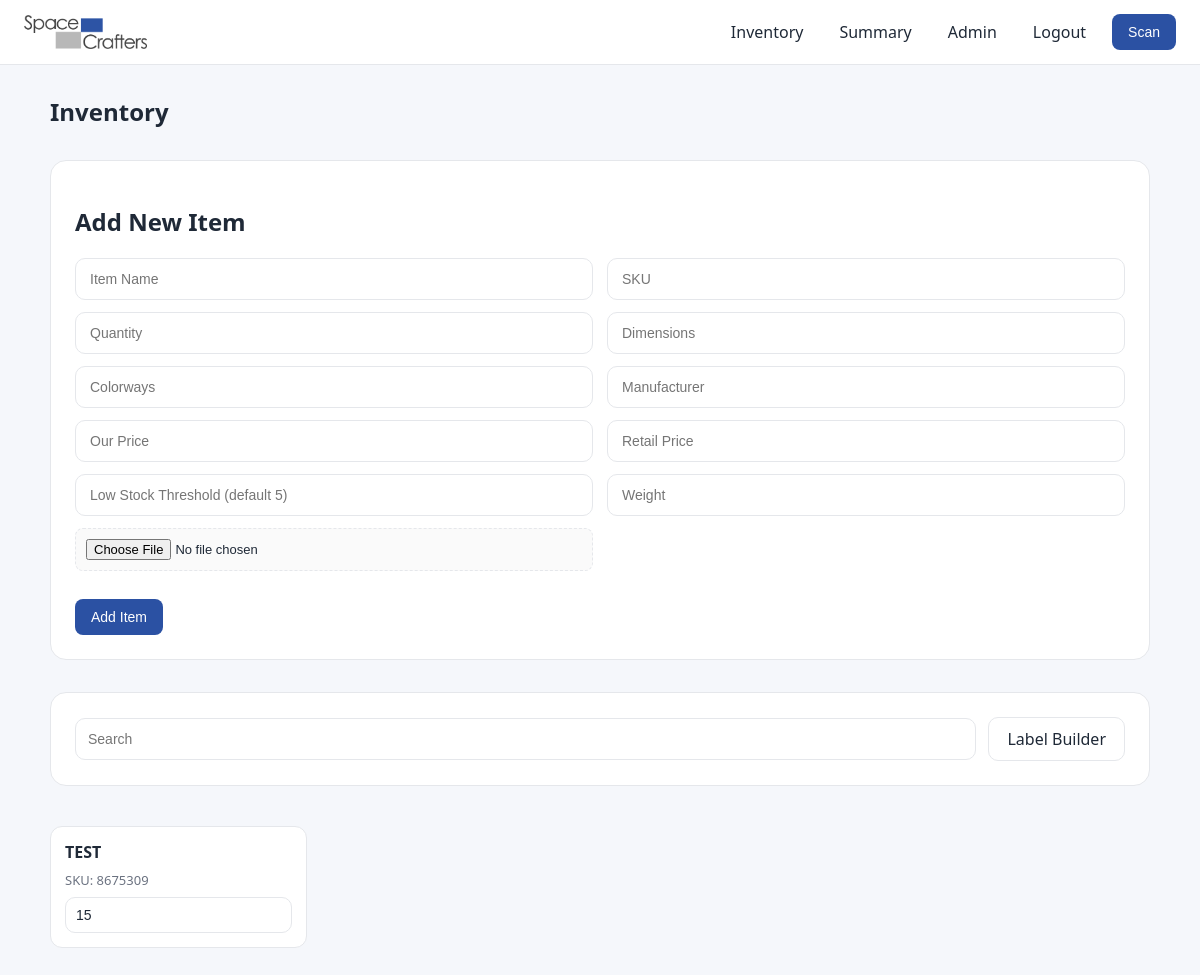
Page / (signed in) on the earlier database version.
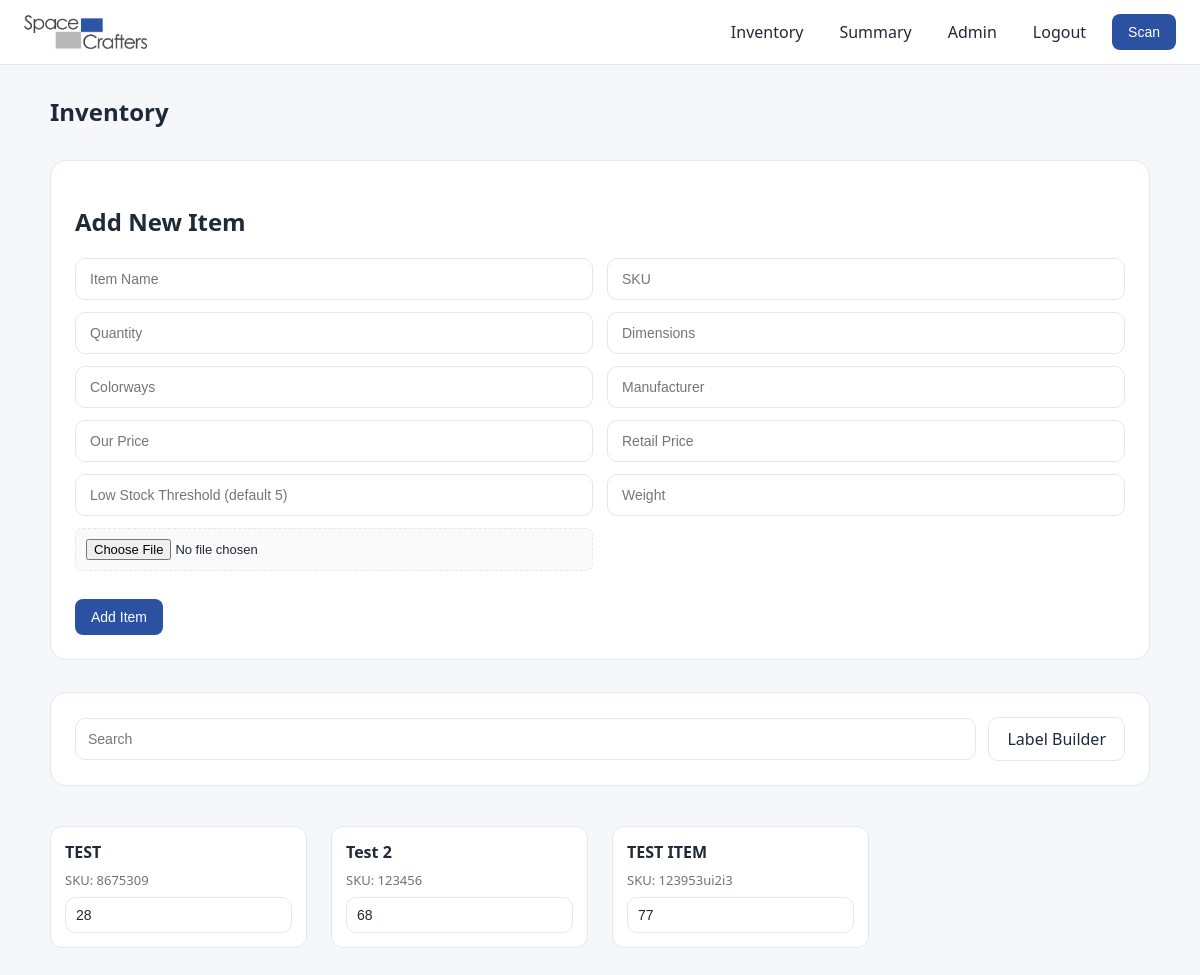
Same page on the later database version.
### models.py (models this page shows, shortened)
class Item(db.Model):
    __tablename__ = "items"
    id = db.Column(db.Integer, primary_key=True)
    name = db.Column(db.String(200), nullable=False)
    sku = db.Column(db.String(100), unique=True, nullable=False)
    quantity = db.Column(db.Integer, default=0)
    weight = db.Column(db.String(50))
    dimensions = db.Column(db.String(200))
    colorways = db.Column(db.String(200))
    manufacturer = db.Column(db.String(200))
    cost_price = db.Column(db.Float, default=0)
    retail_price = db.Column(db.Float, default=0)
    low_stock_threshold = db.Column(db.Integer, default=5)
    order_link = db.Column(db.String(300))
    barcode_path = db.Column(db.String(300))
    image_path = db.Column(db.String(300))

### app.py (the view, shortened to what this page needs)
@app.route("/", methods=["GET", "POST"])
@login_required
def index():
    items = Item.query.all()
    return render_template("index.html", items=items)

### app.py (called while the page is built)
@login_manager.user_loader
def load_user(user_id):
    return db.session.get(User, int(user_id))

### models.py (called while the page is built)
    @property
    def is_active(self):
        return True

    @property
    def is_admin(self):
        return self.role == "admin"

### templates/index.html (shortened to what this page needs)
{% extends "base.html" %}
{% block content %}
<div class="page-header">
  <h2>Inventory</h2>
</div>
<div class="container">
  <div class="card">
    <h2>Add New Item</h2>
    <form method="POST" action="{{ url_for('index') }}" enctype="multipart/form-data">
      <div class="form-row">
        <input type="text" name="name" placeholder="Item Name" required>
        <input type="text" name="sku" placeholder="SKU">
      </div>
      <div class="form-row">
        <input type="number" name="quantity" placeholder="Quantity">
        <input type="text" name="dimensions" placeholder="Dimensions">
      </div>
      <div class="form-row">
        <input type="text" name="colorways" placeholder="Colorways">
        <input type="text" name="manufacturer" placeholder="Manufacturer">
      </div>
      <div class="form-row">
        <input type="number" step="0.01" name="cost_price" placeholder="Our Price">
        <input type="number" step="0.01" name="retail_price" placeholder="Retail Price">
      </div>
      <div class="form-row">
        <input type="number" name="low_stock_threshold" placeholder="Low Stock Threshold (default 5)">
        <input type="text" name="weight" placeholder="Weight">
      </div>
      <div class="form-row">
        <input type="file" name="image">
      </div>
      <button type="submit" class="primary-btn">Add Item</button>
    </form>
  </div>
  <div class="card">
    <div style="display:flex; gap:12px; align-items:center;">
      <input type="text" id="searchInput" placeholder="Search" style="flex:1;">
      <a href="{{ url_for('labels_builder') }}" class="secondary-btn">
        Label Builder
      </a>
    </div>
  </div>
<div class="item-grid">
  {% for item in items %}
  <div class="item-card" data-id="{{ item.id }}">
    <h3>{{ item.name }}</h3>
    <p>SKU: {{ item.sku }}</p>
    <input
      id="qty-{{ item.id }}"
      type="number"
      value="{{ item.quantity }}"
      onclick="event.stopPropagation()"
      onchange="updatePreviewQty({{ item.id }}, this.value)"
    >
  </div>
  {% endfor %}
</div>
{% endblock %}

Differences in the rows shown:
changed Item "TEST": quantity "15" → "28"
added Item: name "Test 2", sku "123456", quantity "68"
added Item: name "TEST ITEM", sku "123953ui2i3", quantity "77"
